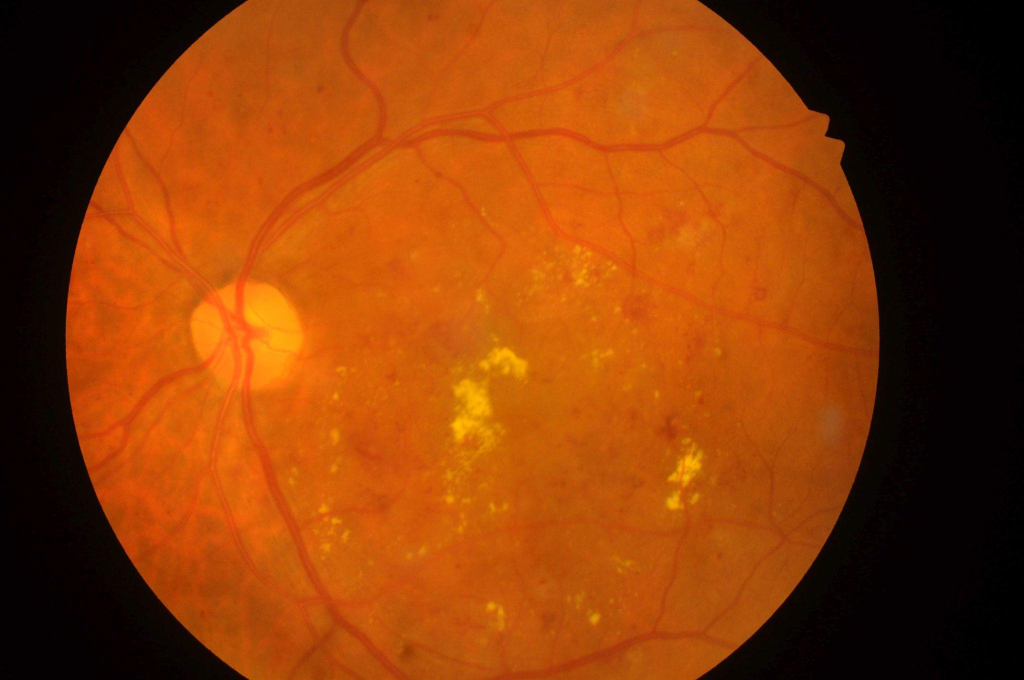
#> input picture defense/presentation/slides/12-datasets/img/a10_3.jpg, 2048 x 1360 px (shown at 1/2 size)
$ python -i crop_resize.py   (imports and definitions only)
#> lines starting #> are read from the running program, lines starting #| are printed output that depends on the picture; after the words box and inside, x2 and y2 are one past the last pixel; in counts of white or black regions, pixels touching at a corner belong together
"""
Stage 1: FOV Crop + Isotropic Resize + FOV Mask generation.

Replaces Hough-circle FOV detection (``fov.py``) with connected-component
foreground segmentation: the background level is estimated from the frame
corners, the largest bright component is kept, and enclosed holes are filled.
That one mask yields both the crop region (its bounding box) and the 4th input
channel, so the two cannot drift apart.

Isotropic scaling preserves the fundus circle geometry: the cropped region is
scaled to fit within ``target_size`` while maintaining aspect ratio, then
centered on a zero-padded canvas.  A binary FOV mask is returned alongside the
image: 1.0 inside the actual (roughly circular) field of view, 0.0 on the dark
camera surround AND on the zero padding.  The mask is segmented from the image,
not taken as the non-padding rectangle, so the dark corners between the fundus
circle and its bounding box are correctly excluded.

Images whose fundus already fills the frame (no dark surround) segment to an
all-ones mask and are therefore passed through uncropped, rather than being
centre-square cropped — that fallback cuts ~25% of the retina off a 4:3 frame
and now triggers only if segmentation collapses outright.

Input/output images are RGB uint8 NumPy arrays.
"""

from __future__ import annotations

from dataclasses import dataclass

import cv2
import numpy as np
from PIL import Image, ImageFilter


@dataclass
class CropResizeTransform:
    """Geometric transform applied by :func:`crop_and_resize`.

    Maps a point from pre-crop (oriented) image space into the padded
    ``target_size`` × ``target_size`` output canvas. Used to project
    OD/fovea coordinates (detected in pre-crop space) into analysis space
    for visualization.

    Attributes:
        bbox: ``(left, upper, right, lower)`` crop box in source pixels.
        scale: Isotropic scale factor applied after cropping.
        x_off: Horizontal padding offset on the output canvas.
        y_off: Vertical padding offset on the output canvas.
        new_w: Width of the resized (pre-pad) region.
        new_h: Height of the resized (pre-pad) region.
        target_size: Output canvas side length.
    """

    bbox: tuple[int, int, int, int]
    scale: float
    x_off: int
    y_off: int
    new_w: int
    new_h: int
    target_size: int

    # [111 lines left out: functions apply, detect_fov_bbox, detect_is_cropped, not called in this run]


def _fov_foreground_mask(image_rgb: np.ndarray) -> np.ndarray:
    """Segment the actual field of view (the bright fundus disc) from background.

    The fundus occupies a roughly circular region; the rest of the frame is the
    camera's near-black surround. The background level is estimated from the four
    image corners, the image is thresholded above it, the largest connected
    component is kept (dropping speckle), and enclosed holes are filled so dark
    interior structures (macula, lesions) stay inside the FOV.

    If a plausible FOV cannot be isolated — e.g. an already tightly-cropped image
    with no dark surround, where the corners are as bright as the fundus — the
    whole frame is treated as valid data (safe fallback to the old behaviour).

    Args:
        image_rgb: RGB uint8 array of shape (H, W, 3).

    Returns:
        uint8 array of shape (H, W) with 255 inside the FOV and 0 outside.
    """
    gray = cv2.cvtColor(image_rgb, cv2.COLOR_RGB2GRAY)
    h, w = gray.shape

    # Background estimate from the corners (camera surround / zero padding).
    c = max(2, min(h, w) // 32)
    corners = np.concatenate([
        gray[:c, :c].ravel(), gray[:c, -c:].ravel(),
        gray[-c:, :c].ravel(), gray[-c:, -c:].ravel(),
    ])
    thr = max(int(corners.max()) + 10, 12)

    fg = np.where(gray > thr, 255, 0).astype(np.uint8)
    kernel = cv2.getStructuringElement(cv2.MORPH_ELLIPSE, (7, 7))
    fg = cv2.morphologyEx(fg, cv2.MORPH_CLOSE, kernel)

    # Keep the largest connected component (the fundus), drop speckle.
    num, labels, stats, _ = cv2.connectedComponentsWithStats(fg, connectivity=8)
    if num > 1:
        largest = 1 + int(np.argmax(stats[1:, cv2.CC_STAT_AREA]))
        fg = np.where(labels == largest, 255, 0).astype(np.uint8)

    # Fill enclosed holes: flood the background inward from a guaranteed-background
    # 1px border, then OR back whatever the flood could not reach (the interior).
    bordered = cv2.copyMakeBorder(fg, 1, 1, 1, 1, cv2.BORDER_CONSTANT, value=0)
    flood = bordered.copy()
    cv2.floodFill(flood, np.zeros((h + 4, w + 4), np.uint8), (0, 0), 255)
    holes = cv2.bitwise_not(flood)[1:-1, 1:-1]
    fg = cv2.bitwise_or(fg, holes)

    # Defensive fallback: a real fundus circle covers ~78% of its bounding box;
    # if we isolated implausibly little, assume the whole frame is valid data.
    if int((fg > 0).sum()) < 0.30 * h * w:
        fg = np.full((h, w), 255, np.uint8)
    return fg


def _bbox_from_mask(
    mask: np.ndarray,
    min_frac: float = 0.15,
) -> tuple[int, int, int, int] | None:
    """Tight bounding box of a binary FOV mask.

    Args:
        mask: ``(H, W)`` array, non-zero (>127) inside the FOV.
        min_frac: Reject boxes narrower/shorter than this fraction of the
            frame in either dimension — such a box means the segmentation
            collapsed, and cropping to it would throw away retina.

    Returns:
        ``(left, upper, right, lower)``, or ``None`` if the mask is empty or
        the box is implausibly small.
    """
    binary = np.asarray(mask) > 127
    ys, xs = np.nonzero(binary)
    if ys.size == 0:
        return None

    h, w = binary.shape[:2]
    left, right = int(xs.min()), int(xs.max()) + 1
    upper, lower = int(ys.min()), int(ys.max()) + 1
    if (right - left) < min_frac * w or (lower - upper) < min_frac * h:
        return None
    return (left, upper, right, lower)


def crop_and_resize(
    image: np.ndarray,
    target_size: int = 512,
    return_transform: bool = False,
    fov_mask: np.ndarray | None = None,
) -> (
    tuple[np.ndarray, np.ndarray]
    | tuple[np.ndarray, np.ndarray, CropResizeTransform]
):
    """Crop to the FOV region and resize to target_size × target_size.

    Uses isotropic scaling with centered padding to preserve the fundus
    circle geometry. Returns a binary mask indicating real pixel data
    (1.0) vs padding (0.0).

    The crop box and the FOV mask are derived from a **single** segmentation,
    so the box can never disagree with the mask it is cropped against:

    - If *fov_mask* is supplied (the recommended path), it is assumed to already
      be in the **same geometry as** *image* (i.e. flipped + rotated by the
      caller with ``BORDER_CONSTANT``). Deriving the box from it also keeps the
      reflected ``BORDER_REFLECT`` corners the RGB rotation introduces from
      inflating the box.
    - Otherwise the mask is segmented from the full frame via
      :func:`_fov_foreground_mask`, whose dark surround gives a clean background
      estimate, and which falls back to an all-ones mask when the fundus fills
      the frame (already-cropped images).

    A centre-square crop is used only if that segmentation collapses entirely;
    it discards real retina on wide frames, so it is a last resort rather than
    the routine path for non-landscape images.

    Args:
        image: RGB uint8 NumPy array of shape (H, W, 3).
        target_size: Output spatial resolution in pixels (square).
        return_transform: If ``True``, also return the
            :class:`CropResizeTransform` describing the crop/scale/pad so
            callers can project source-space points into the output canvas.
        fov_mask: Optional pre-built FOV mask (``(H, W)``, either 0/255 uint8
            or 0.0/1.0 float, same geometry as *image*) used for both the crop
            box and the output mask instead of segmenting *image*.

    Returns:
        Tuple of:
          - image: RGB uint8 NumPy array of shape (target_size, target_size, 3).
          - mask: float32 NumPy array of shape (target_size, target_size)
                  with 1.0 inside the FOV and 0.0 outside (camera surround +
                  zero padding).
          - transform (only when ``return_transform``): the
            :class:`CropResizeTransform` used.
    """
    pil_img = Image.fromarray(image)
    w, h = pil_img.size  # PIL: (width, height)

    # One segmentation drives both the crop box and the 4th-channel mask, so the
    # two can never disagree. Either the caller's mask (already in this image's
    # geometry, BORDER_CONSTANT-rotated so the RGB's reflected corners are
    # excluded) or a fresh segmentation of the full frame — full frame, not the
    # crop, so the dark surround is available for the background estimate.
    if fov_mask is not None:
        supplied = np.asarray(fov_mask)
        # Accept both conventions the signature advertises: 0/255 uint8 and
        # 0.0/1.0 float. Thresholding a float mask at 127 would empty it, and
        # the box now derives from this mask, so the crop would silently
        # degrade to the lossy centre-square fallback.
        cutoff = 127 if supplied.max() > 1 else 0
        source_mask = (supplied > cutoff).astype(np.uint8) * 255
    else:
        source_mask = _fov_foreground_mask(image)

    bbox = _bbox_from_mask(source_mask)

    if bbox is None:
        # Segmentation collapsed. Centre-square crop is the last resort; it is
        # lossy by construction, so it must not be reachable merely because the
        # fundus fills the frame (that case yields an all-ones mask above).
        left = max((w - h) // 2, 0)
        upper = 0
        right = min(w - (w - h) // 2, w)
        lower = h
        bbox = (left, upper, right, lower)

    cropped = pil_img.crop(bbox)
    crop_w, crop_h = cropped.size

    # Isotropic resize: scale to fit within target_size, then pad
    scale = target_size / max(crop_h, crop_w)
    new_w = int(crop_w * scale)
    new_h = int(crop_h * scale)

    resized = cropped.resize((new_w, new_h), Image.Resampling.LANCZOS)
    resized_arr = np.array(resized, dtype=np.uint8)

    # Create canvas with zero padding
    canvas = np.zeros((target_size, target_size, 3), dtype=np.uint8)
    y_off = (target_size - new_h) // 2
    x_off = (target_size - new_w) // 2
    canvas[y_off : y_off + new_h, x_off : x_off + new_w] = resized_arr

    # FOV mask: 1.0 inside the actual (roughly circular) field of view, 0.0 on
    # the dark camera surround AND on the zero padding. Either crop+resize the
    # caller-supplied mask (built in the same geometry, BORDER_CONSTANT-rotated
    # so reflected corners are excluded), or — when none is given — segment it
    # from the cropped RGB. Never a plain non-padding rectangle, whose corners
    # would falsely mark background as valid data.
    left, upper, right, lower = bbox
    fov_full = source_mask[upper:lower, left:right]
    fov_resized = cv2.resize(fov_full, (new_w, new_h), interpolation=cv2.INTER_NEAREST)
    mask = np.zeros((target_size, target_size), dtype=np.float32)
    mask[y_off : y_off + new_h, x_off : x_off + new_w] = (fov_resized > 127).astype(np.float32)

    if return_transform:
        transform = CropResizeTransform(
            bbox=tuple(bbox), scale=scale, x_off=x_off, y_off=y_off,
            new_w=new_w, new_h=new_h, target_size=target_size,
        )
        return canvas, mask, transform

    return canvas, mask

>>> import cv2
>>> picture = cv2.cvtColor(cv2.imread('../../../defense/presentation/slides/12-datasets/img/a10_3.jpg'), cv2.COLOR_BGR2RGB)
>>> result = crop_and_resize(picture)
#> in _fov_foreground_mask, `gray = cv2.cvtColor(image_rgb, cv2.COLOR_RGB2GRAY)`:
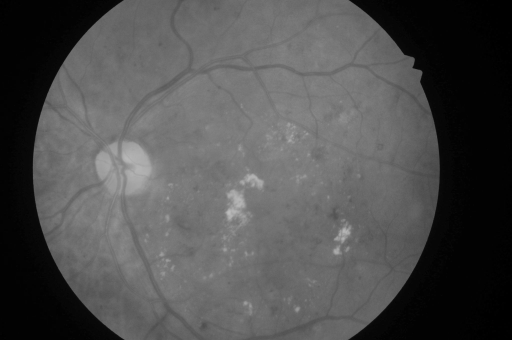
#> gray: shape (1360, 2048) (shown at 1/4 size); min 0, max 190, mean 78.7
#> in _fov_foreground_mask, `corners = np.concatenate([ gray[:c, :c].ravel(), gray[:c, -c:].ravel()..`: corners = 7056 values, max 4 at index 279, min 0 at index 8, mean 0.784
#> in _fov_foreground_mask, `thr = max(int(corners.max()) + 10, 12)`: thr = 14
#> in _fov_foreground_mask, `fg = np.where(gray > thr, 255, 0).astype(np.uint8)`:
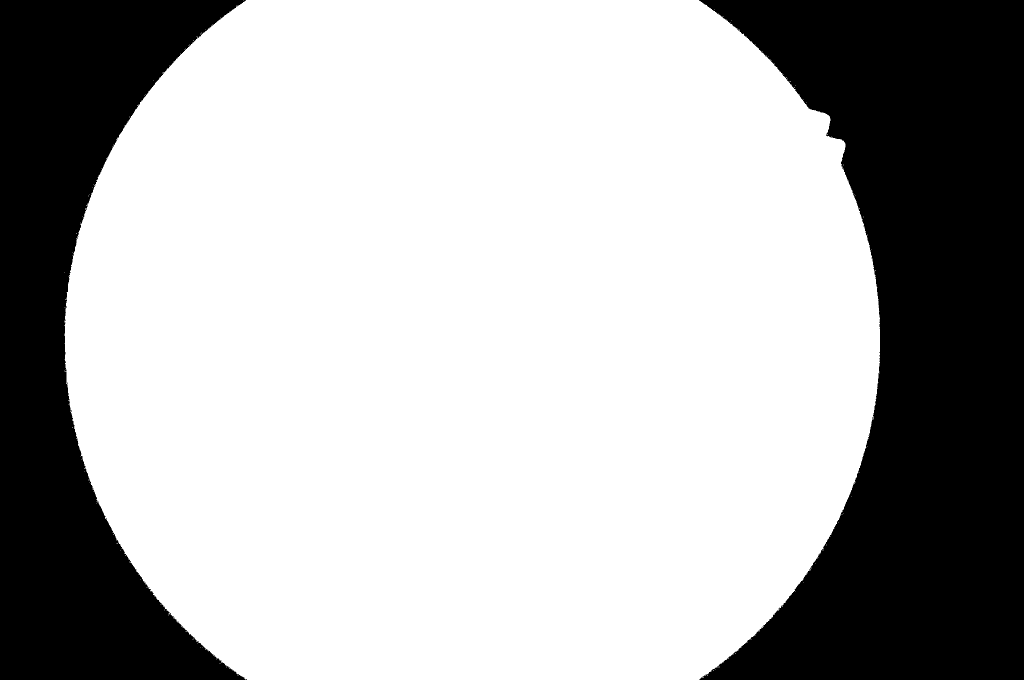
#> fg: shape (1360, 2048) (shown at 1/2 size); 69.2% white; 5 black regions (3 under 20 px), largest, box (x1, y1, x2, y2) and area: (1398, 0, 2048, 1360) 535621, (0, 0, 494, 1360) 322947
#> in _fov_foreground_mask, `num, labels, stats, _ = cv2.connectedComponentsWithStats(fg, connectiv..`:
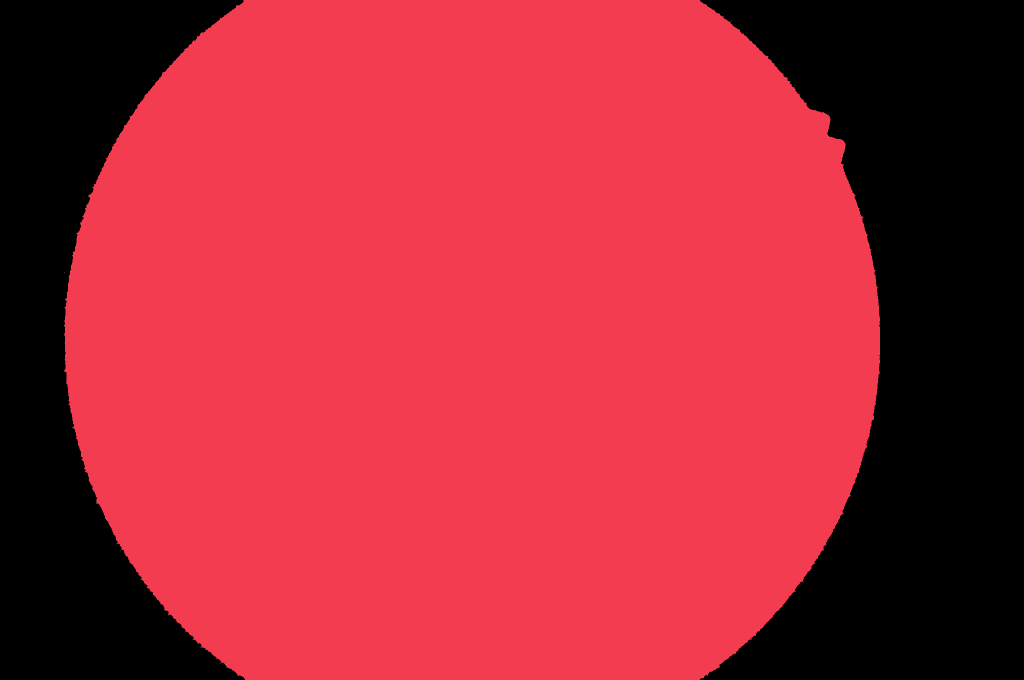
#> labels: shape (1360, 2048) int32 (shown at 1/2 size); 12 distinct labels, from 0 to 11; one colour per label, 0 black
#> in _fov_foreground_mask, `num, labels, stats, _ = cv2.connectedComponentsWithStats(fg, connectiv..`: num = 12; stats = [[0, 0, 2048, 1360, 857060], [128, 0, 1632, 1360, 1928210], [1463, 41, 1, 1, 1], [306, 160, 1, 1, 1], [1591, 170, 1, 1, 1], [128, 544, 1, 1, 1], [1703, 992, 1, 1, 1], [232, 1087, 1, 1, 1], [240, 1100, 1, 1, 1], [1631, 1127, 1, 1, 1], [280, 1159, 1, 1, 1], [400, 1294, 1, 1, 1]]
#> in _fov_foreground_mask, `largest = 1 + int(np.argmax(stats[1:, cv2.CC_STAT_AREA]))`: largest = 1
#> in _bbox_from_mask, `left, right = int(xs.min()), int(xs.max()) + 1`: left = 128; right = 1760
#> in _bbox_from_mask, `upper, lower = int(ys.min()), int(ys.max()) + 1`: upper = 0; lower = 1360
#> in crop_and_resize, `bbox = _bbox_from_mask(source_mask)`: bbox = (128, 0, 1760, 1360)
#> in crop_and_resize, `resized = cropped.resize((new_w, new_h), Image.Resampling.LANCZOS)`:
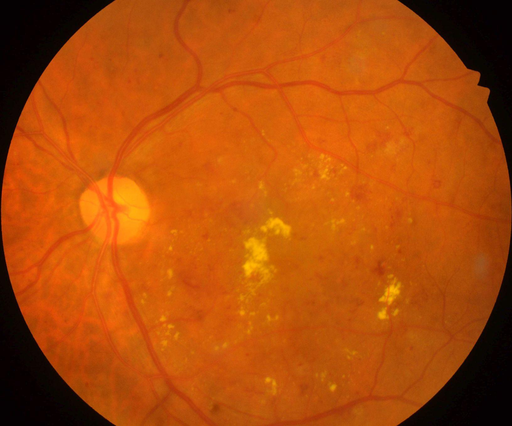
#> resized: PIL image 512x426 RGB; mean R, G, B 174.9, 76.5, 8.6
#> in crop_and_resize, `canvas[y_off : y_off + new_h, x_off : x_off + new_w] = resized_arr`:
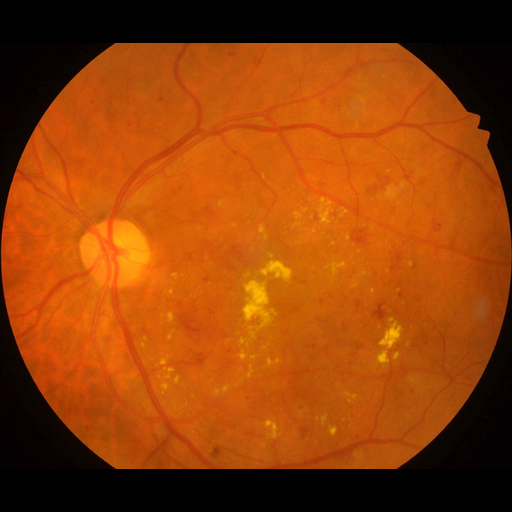
#> canvas: shape (512, 512, 3); mean R, G, B 145.5, 63.6, 7.1
#> in crop_and_resize, `left, upper, right, lower = bbox`: left = 128; upper = 0; right = 1760; lower = 1360
#> in crop_and_resize, `fov_resized = cv2.resize(fov_full, (new_w, new_h), interpolation=cv2.I..`:
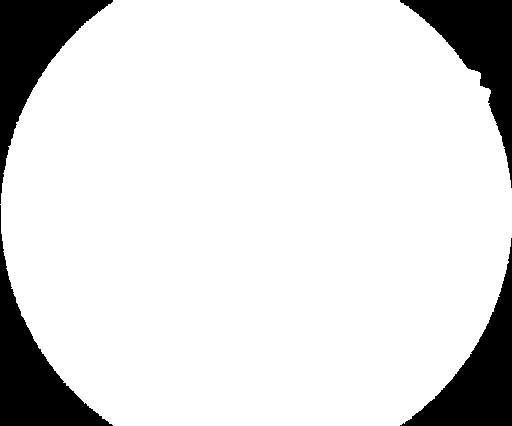
#> fov_resized: shape (426, 512); 86.9% white; 4 black regions, box (x1, y1, x2, y2) and area: (0, 0, 113, 204) 7405, (0, 205, 113, 426) 7348, (400, 238, 512, 426) 7001, (400, 0, 512, 188) 6887
#> in crop_and_resize, `mask[y_off : y_off + new_h, x_off : x_off + new_w] = (fov_resized > 12..`:
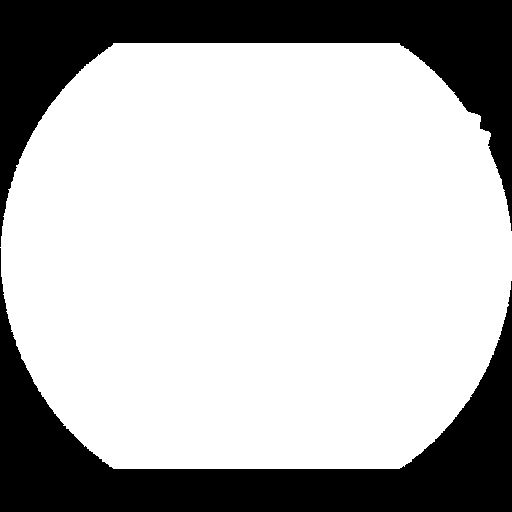
#> mask: shape (512, 512) float32; values 0 (black) and 1 (white), 72.3% white; 2 black regions, box (x1, y1, x2, y2) and area: (0, 248, 512, 512) 36365, (0, 0, 512, 247) 36308
